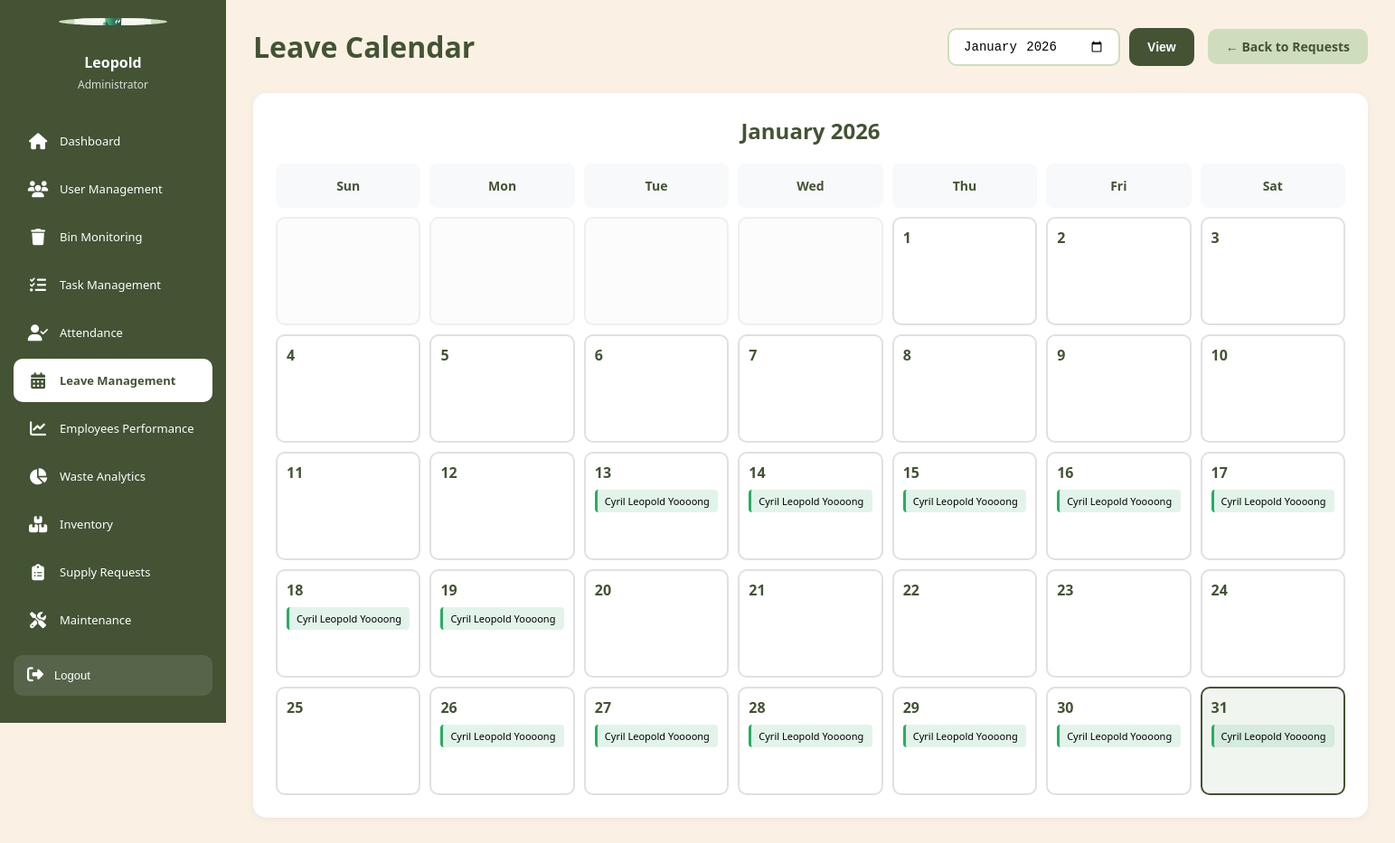
/admin/leave_calendar.php (signed in), run on the app's committed database.
### tables this page shows
CREATE TABLE `leave_requests` (
  `leave_id` int(11) NOT NULL,
  `employee_id` int(11) NOT NULL,
  `leave_type_id` int(11) NOT NULL,
  `start_date` date NOT NULL,
  `end_date` date NOT NULL,
  `total_days` decimal(5,1) NOT NULL,
  `reason` text NOT NULL,
  `status` enum('pending','approved','rejected','cancelled') DEFAULT 'pending',
  `reviewed_by` int(11) DEFAULT NULL,
  `reviewed_at` timestamp NULL DEFAULT NULL,
  `review_notes` text DEFAULT NULL,
  `emergency_contact` varchar(100) DEFAULT NULL,
  `emergency_phone` varchar(20) DEFAULT NULL,
  `attachment_path` varchar(255) DEFAULT NULL,
  `created_at` timestamp NOT NULL DEFAULT current_timestamp(),
  `updated_at` timestamp NOT NULL DEFAULT current_timestamp() ON UPDATE current_timestamp()
);

CREATE TABLE `employees` (
  `employee_id` int(11) NOT NULL,
  `username` varchar(50) NOT NULL,
  `password` varchar(255) NOT NULL COMMENT 'Hashed password using password_hash()',
  `email` varchar(100) NOT NULL,
  `language` varchar(5) DEFAULT 'en',
  `full_name` varchar(100) NOT NULL,
  `phone_number` varchar(20) DEFAULT NULL,
  `profile_picture` varchar(255) DEFAULT NULL,
  `area_id` int(11) DEFAULT NULL,
  `created_at` timestamp NOT NULL DEFAULT current_timestamp(),
  `last_login` timestamp NULL DEFAULT NULL,
  `status` enum('active','on_leave','inactive') DEFAULT 'active'
);

### config/database.php (called while the page is built, shortened)
<?php
$options = [
    PDO::ATTR_ERRMODE            => PDO::ERRMODE_EXCEPTION,
    PDO::ATTR_DEFAULT_FETCH_MODE => PDO::FETCH_ASSOC,
    PDO::ATTR_EMULATE_PREPARES   => false,
    PDO::ATTR_PERSISTENT         => false,
];
try {
    $dsn = "mysql:host=" . DB_HOST . ";dbname=" . DB_NAME . ";charset=" . DB_CHARSET;
    $pdo = new PDO($dsn, DB_USER, DB_PASS, $options);
} catch (PDOException $e) {
    die("Database Connection Failed: " . $e->getMessage());
}
function query($sql, $params = []) {
    global $pdo;
    $stmt = $pdo->prepare($sql);
    $stmt->execute($params);
    return $stmt;
}
function getAll($sql, $params = []) {
    $stmt = query($sql, $params);
    return $stmt->fetchAll();
}
?>

### admin/leave_calendar.php (the view, shortened to what this page needs)
<?php
require_once '../config/database.php';
$selected_month = $_GET['month'] ?? date('Y-m');
$month_start = $selected_month . '-01';
$month_end = date('Y-m-t', strtotime($month_start));
$leave_requests = getAll("SELECT lr.*, e.full_name, lt.type_name, lt.color_code
                          FROM leave_requests lr
                          JOIN employees e ON lr.employee_id = e.employee_id
                          JOIN leave_types lt ON lr.leave_type_id = lt.leave_type_id
                          WHERE lr.status = 'approved'
                          AND (
                              (lr.start_date BETWEEN ? AND ?) OR
                              (lr.end_date BETWEEN ? AND ?) OR
                              (lr.start_date <= ? AND lr.end_date >= ?)
                          )
                          ORDER BY lr.start_date",
                          [$month_start, $month_end, $month_start, $month_end, $month_start, $month_end]);
$leave_by_date = [];
foreach ($leave_requests as $leave) {
    $start = new DateTime($leave['start_date']);
    $end = new DateTime($leave['end_date']);
    $interval = new DateInterval('P1D');
    $period = new DatePeriod($start, $interval, $end->modify('+1 day'));
    foreach ($period as $date) {
        $date_key = $date->format('Y-m-d');
        if ($date_key >= $month_start && $date_key <= $month_end) {
            if (!isset($leave_by_date[$date_key])) {
                $leave_by_date[$date_key] = [];
            }
            $leave_by_date[$date_key][] = $leave;
        }
    }
}
?>
<!DOCTYPE html>
<html lang="en">
<head>
</head>
<body>
    <?php include '../includes/admin_sidebar.php'; ?>
    <main class="main-content">
        <div class="page-header">
            <h1>Leave Calendar</h1>
            <div class="month-selector">
                <form method="GET" style="display: flex; gap: 10px;">
                    <input type="month" name="month" value="<?php echo $selected_month; ?>">
                    <button type="submit" class="btn btn-primary">View</button>
                </form>
                <a href="leave.php" class="btn" style="background: #CEDEBD; color: #435334;">
                    ← Back to Requests
                </a>
            </div>
        </div>
        <div class="calendar">
            <h2 style="color: #435334; margin-bottom: 20px; text-align: center;">
                <?php echo date('F Y', strtotime($month_start)); ?>
            </h2>
            <?php
            $first_day = new DateTime($month_start);
            $last_day = new DateTime($month_end);
            $days_in_month = $last_day->format('d');
            $start_weekday = $first_day->format('w');
            $today = date('Y-m-d');
            ?>
            <div class="calendar-grid">
                <div class="calendar-header">Sun</div>
                <div class="calendar-header">Mon</div>
                <div class="calendar-header">Tue</div>
                <div class="calendar-header">Wed</div>
                <div class="calendar-header">Thu</div>
                <div class="calendar-header">Fri</div>
                <div class="calendar-header">Sat</div>
                <?php
                for ($i = 0; $i < $start_weekday; $i++) {
                    echo '<div class="calendar-day other-month"></div>';
                }
                for ($day = 1; $day <= $days_in_month; $day++) {
                    $date = sprintf('%s-%02d', $selected_month, $day);
                    $is_today = ($date === $today);
                    $class = $is_today ? 'calendar-day today' : 'calendar-day';
                    echo '<div class="' . $class . '">';
                    echo '<div class="day-number">' . $day . '</div>';
                    if (isset($leave_by_date[$date])) {
                        $shown = [];
                        foreach ($leave_by_date[$date] as $leave) {
                            $key = $leave['employee_id'] . '-' . $leave['leave_id'];
                            if (!in_array($key, $shown)) {
                                echo '<div class="leave-item" style="border-left-color: ' . htmlspecialchars($leave['color_code']) . '; background: ' . htmlspecialchars($leave['color_code']) . '22;" title="' . htmlspecialchars($leave['full_name'] . ' - ' . $leave['type_name']) . '">';
                                echo htmlspecialchars($leave['full_name']);
                                echo '</div>';
                                $shown[] = $key;
                            }
                        }
                    }
                    echo '</div>';
                }
                ?>
            </div>
        </div>
    </main>
</body>
</html>

### admin/leave_calendar.php (style rules this page uses)
* { margin: 0; padding: 0; box-sizing: border-box; }
body { font-family: 'Segoe UI', Tahoma, Geneva, Verdana, sans-serif; background: #FAF1E4; display: flex; min-height: 100vh; }
.main-content { margin-left: 250px; flex: 1; padding: 30px; }
.page-header { display: flex; justify-content: space-between; align-items: center; margin-bottom: 30px; }
.page-header h1 { font-size: 32px; color: #435334; }
.month-selector { display: flex; align-items: center; gap: 15px; }
.month-selector input { padding: 10px 15px; border: 2px solid #CEDEBD; border-radius: 10px; font-size: 14px; }
.btn { padding: 10px 20px; border: none; border-radius: 10px; font-size: 14px; font-weight: 600; cursor: pointer; text-decoration: none; display: inline-block; transition: all 0.3s; }
.btn-primary { background: #435334; color: white; }
.calendar { background: white; border-radius: 15px; padding: 25px; box-shadow: 0 2px 10px rgba(0,0,0,0.05); }
.calendar-grid { display: grid; grid-template-columns: repeat(7, 1fr); gap: 10px; }
.calendar-header { text-align: center; font-weight: 600; color: #435334; padding: 15px; background: #f8f9fa; border-radius: 8px; font-size: 14px; }
.calendar-day { border: 2px solid #e0e0e0; border-radius: 10px; min-height: 120px; padding: 10px; background: white; transition: all 0.3s; }
.calendar-day.other-month { background: #fafafa; opacity: 0.5; }
.calendar-day.today { border-color: #435334; background: #f0f5f0; }
.day-number { font-weight: 600; color: #435334; margin-bottom: 8px; }
.leave-item { background: #e8f5e9; border-left: 3px solid #27ae60; padding: 5px 8px; border-radius: 4px; font-size: 11px; margin-bottom: 4px; white-space: nowrap; overflow: hidden; text-overflow: ellipsis; }

### data on the page
leave_requests: employee.full_name "Cyril Leopold Yoooong"
leave_requests: employee.full_name "Cyril Leopold Yoooong"
leave_requests: employee.full_name "Cyril Leopold Yoooong"
leave_requests: employee.full_name "Cyril Leopold Yoooong"

### other printed values
$admin_name "Leopold"
